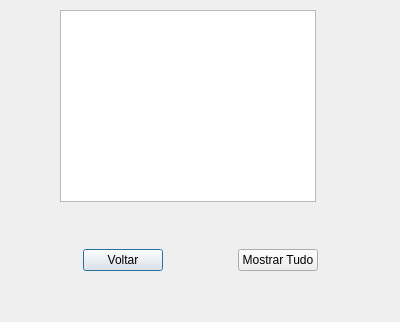
<?xml version="1.0" encoding="UTF-8"?>
<ui version="4.0">
 <class>Dialog</class>
 <widget class="QDialog" name="Dialog">
  <property name="geometry">
   <rect>
    <x>0</x>
    <y>0</y>
    <width>400</width>
    <height>322</height>
   </rect>
  </property>
  <property name="windowTitle">
   <string>Dialog</string>
  </property>
  <widget class="QTableView" name="tableView">
   <property name="geometry">
    <rect>
     <x>60</x>
     <y>10</y>
     <width>256</width>
     <height>192</height>
    </rect>
   </property>
  </widget>
  <widget class="QWidget" name="horizontalLayoutWidget">
   <property name="geometry">
    <rect>
     <x>15</x>
     <y>220</y>
     <width>371</width>
     <height>80</height>
    </rect>
   </property>
   <layout class="QHBoxLayout" name="horizontalLayout">
    <item>
     <spacer name="horizontalSpacer_2">
      <property name="orientation">
       <enum>Qt::Horizontal</enum>
      </property>
      <property name="sizeHint" stdset="0">
       <size>
        <width>40</width>
        <height>20</height>
       </size>
      </property>
     </spacer>
    </item>
    <item>
     <widget class="QPushButton" name="pushButton">
      <property name="text">
       <string>Voltar</string>
      </property>
     </widget>
    </item>
    <item>
     <spacer name="horizontalSpacer">
      <property name="orientation">
       <enum>Qt::Horizontal</enum>
      </property>
      <property name="sizeHint" stdset="0">
       <size>
        <width>40</width>
        <height>20</height>
       </size>
      </property>
     </spacer>
    </item>
    <item>
     <widget class="QPushButton" name="pushButton_2">
      <property name="text">
       <string>Mostrar Tudo</string>
      </property>
     </widget>
    </item>
    <item>
     <spacer name="horizontalSpacer_3">
      <property name="orientation">
       <enum>Qt::Horizontal</enum>
      </property>
      <property name="sizeHint" stdset="0">
       <size>
        <width>40</width>
        <height>20</height>
       </size>
      </property>
     </spacer>
    </item>
   </layout>
  </widget>
 </widget>
 <resources/>
 <connections/>
</ui>
